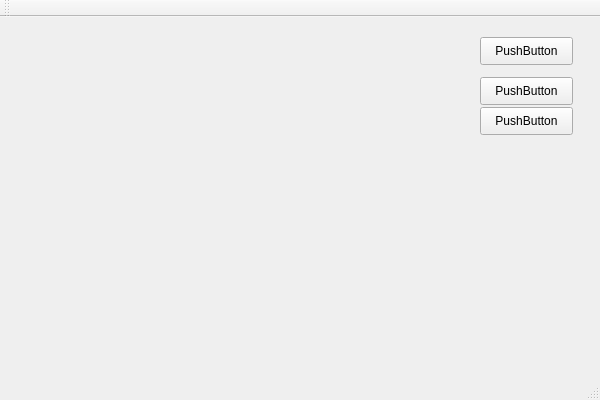
<?xml version="1.0" encoding="UTF-8"?>
<ui version="4.0">
 <class>QtGuiApplication2Class</class>
 <widget class="QMainWindow" name="QtGuiApplication2Class">
  <property name="geometry">
   <rect>
    <x>0</x>
    <y>0</y>
    <width>600</width>
    <height>400</height>
   </rect>
  </property>
  <property name="windowTitle">
   <string>QtGuiApplication2</string>
  </property>
  <widget class="QWidget" name="centralWidget">
   <widget class="QPushButton" name="pushButton">
    <property name="geometry">
     <rect>
      <x>480</x>
      <y>20</y>
      <width>93</width>
      <height>28</height>
     </rect>
    </property>
    <property name="text">
     <string>PushButton</string>
    </property>
   </widget>
   <widget class="QPushButton" name="SaveButton">
    <property name="geometry">
     <rect>
      <x>480</x>
      <y>60</y>
      <width>93</width>
      <height>28</height>
     </rect>
    </property>
    <property name="text">
     <string>PushButton</string>
    </property>
   </widget>
   <widget class="QPushButton" name="pushButton_2">
    <property name="geometry">
     <rect>
      <x>480</x>
      <y>90</y>
      <width>93</width>
      <height>28</height>
     </rect>
    </property>
    <property name="text">
     <string>PushButton</string>
    </property>
   </widget>
   <widget class="QWidget" name="horizontalLayoutWidget">
    <property name="geometry">
     <rect>
      <x>10</x>
      <y>10</y>
      <width>451</width>
      <height>301</height>
     </rect>
    </property>
    <layout class="QHBoxLayout" name="horizontalLayout"/>
   </widget>
  </widget>
  <widget class="QMenuBar" name="menuBar">
   <property name="geometry">
    <rect>
     <x>0</x>
     <y>0</y>
     <width>600</width>
     <height>26</height>
    </rect>
   </property>
  </widget>
  <widget class="QToolBar" name="mainToolBar">
   <attribute name="toolBarArea">
    <enum>TopToolBarArea</enum>
   </attribute>
   <attribute name="toolBarBreak">
    <bool>false</bool>
   </attribute>
  </widget>
  <widget class="QStatusBar" name="statusBar"/>
 </widget>
 <layoutdefault spacing="6" margin="11"/>
 <resources>
  <include location="QtGuiApplication2.qrc"/>
 </resources>
 <connections/>
</ui>
